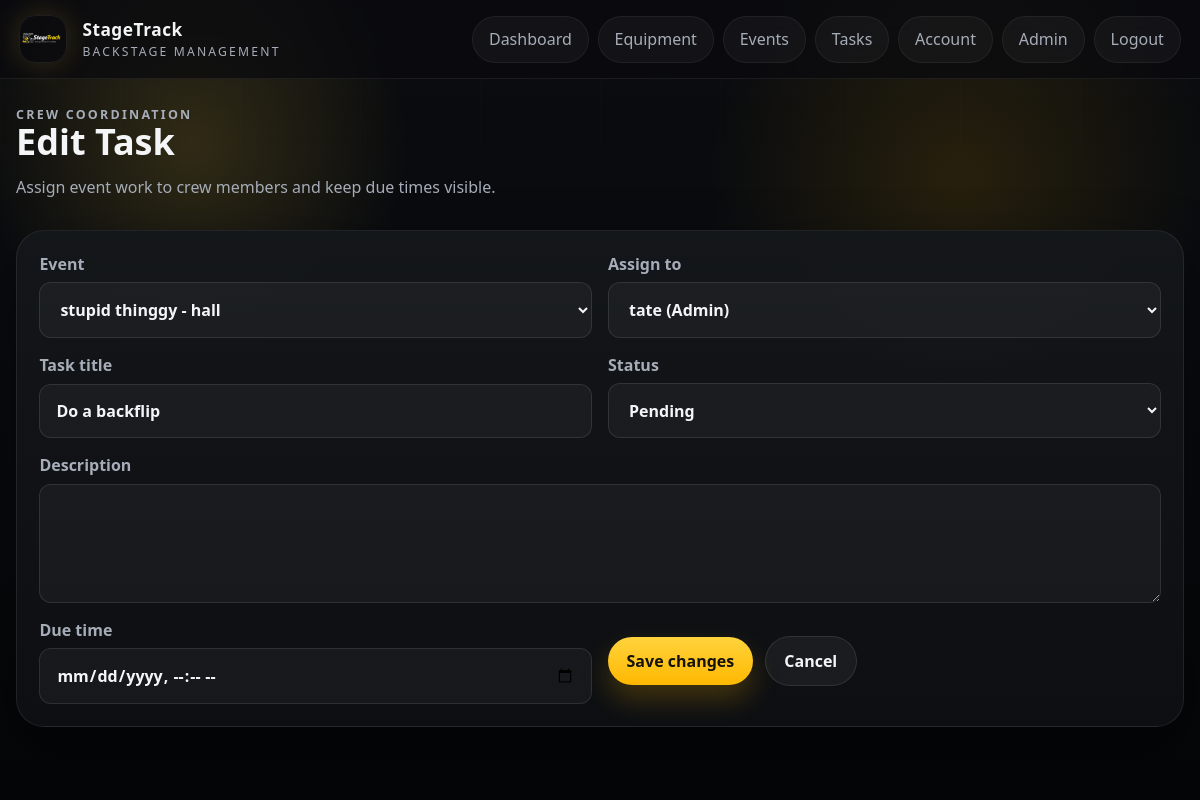
The page /tasks/1/edit (signed in) on the database its author committed.
### app/models.py (models this page shows)
class Task(db.Model):
    id = db.Column(db.Integer, primary_key=True)
    event_id = db.Column(db.Integer, db.ForeignKey("event.id"), nullable=False)
    assigned_to = db.Column(db.Integer, db.ForeignKey("user.id"), nullable=False)
    title = db.Column(db.String(120), nullable=False)
    description = db.Column(db.Text)
    status = db.Column(db.String(50), nullable=False, default="Pending")
    due_time = db.Column(db.DateTime)
    created_at = db.Column(db.DateTime, default=datetime.utcnow, nullable=False)
    event = db.relationship("Event", back_populates="tasks")
    assignee = db.relationship("User", back_populates="tasks")

class Event(db.Model):
    id = db.Column(db.Integer, primary_key=True)
    name = db.Column(db.String(120), nullable=False)
    venue = db.Column(db.String(120), nullable=False)
    description = db.Column(db.Text)
    event_date = db.Column(db.DateTime, nullable=False)
    setup_time = db.Column(db.DateTime)
    packdown_time = db.Column(db.DateTime)
    created_by = db.Column(db.Integer, db.ForeignKey("user.id"))
    tasks = db.relationship("Task", back_populates="event", lazy=True)
    checklist_items = db.relationship("ChecklistItem", back_populates="event", lazy=True)
    checkouts = db.relationship("EquipmentCheckout", back_populates="event", lazy=True)

class User(db.Model):
    id = db.Column(db.Integer, primary_key=True)
    name = db.Column(db.String(120), nullable=False)
    email = db.Column(db.String(255), unique=True, nullable=False, index=True)
    password_hash = db.Column(db.String(255), nullable=False)
    must_change_password = db.Column(db.Boolean, nullable=False, default=False)
    phone_number = db.Column(db.String(50))
    contact_details = db.Column(db.Text)
    role = db.Column(db.String(50), nullable=False, default="Viewer")
    is_active = db.Column(db.Boolean, nullable=False, default=True)
    created_at = db.Column(db.DateTime, default=datetime.utcnow, nullable=False)
    tasks = db.relationship("Task", back_populates="assignee", lazy=True)
    checkouts = db.relationship("EquipmentCheckout", back_populates="user", lazy=True)
    damage_reports = db.relationship("DamageReport", back_populates="reporter", lazy=True)
    password_reset_tokens = db.relationship("PasswordResetToken", back_populates="user", lazy=True)

### app/tasks/routes.py (the view, shortened to what this page needs)
@tasks_bp.route("/<int:task_id>/edit", methods=["GET", "POST"])
@role_required("Admin", "Teacher", "Stage Manager")
def edit(task_id):
    task = Task.query.get_or_404(task_id)
    events, users = load_task_form_choices()
    return render_template("tasks/form.html", task=task, events=events, users=users, statuses=STATUS_OPTIONS)

### app/auth/routes.py (called while the page is built)
def current_user():
    user_id = session.get("user_id")
    if not user_id:
        return None
    user = db.session.get(User, user_id)
    if user and not user.is_active:
        session.clear()
        return None
    return user

def role_required(*allowed_roles):
    def decorator(view):
        @wraps(view)
        def wrapped_view(*args, **kwargs):
            user = current_user()
            if not user:
                return redirect(url_for("auth.login"))
            if user.role not in allowed_roles:
                flash("You do not have permission to access that page.", "error")
                return redirect(url_for("dashboard"))
            return view(*args, **kwargs)
        return wrapped_view
    return decorator

@auth_bp.app_context_processor
def inject_user():
    first_user_pending = User.query.count() == 0
    return {
        "current_user": current_user(),
        "manager_roles": MANAGER_ROLES,
        "registration_open": first_user_pending,
    }

### app/tasks/routes.py (called while the page is built)
def load_task_form_choices():
    events = Event.query.order_by(Event.event_date.asc()).all()
    users = User.query.order_by(User.name.asc()).all()
    return events, users

### app/templates/tasks/form.html (shortened to what this page needs)
{% extends "base.html" %}
{% block content %}
<section class="page-header">
    <div>
        <p class="eyebrow">Crew coordination</p>
        <h1>{{ "Edit Task" if task else "Create Task" }}</h1>
        <p>Assign event work to crew members and keep due times visible.</p>
    </div>
</section>
<section class="panel">
    <form method="post" class="form-grid two-column">
        <label>
            Event
            <select name="event_id" required>
                {% for event in events %}
                    <option value="{{ event.id }}" {% if task and task.event_id == event.id %}selected{% endif %}>{{ event.name }} - {{ event.venue }}</option>
                {% endfor %}
            </select>
        </label>
        <label>
            Assign to
            <select name="assigned_to" required>
                {% for user in users %}
                    <option value="{{ user.id }}" {% if task and task.assigned_to == user.id %}selected{% endif %}>{{ user.name }} ({{ user.role }})</option>
                {% endfor %}
            </select>
        </label>
        <label>
            Task title
            <input type="text" name="title" value="{{ task.title if task else '' }}" required>
        </label>
        <label>
            Status
            <select name="status">
                {% for status in statuses %}
                    <option value="{{ status }}" {% if task and task.status == status %}selected{% elif not task and status == "Pending" %}selected{% endif %}>{{ status }}</option>
                {% endfor %}
            </select>
        </label>
        <label class="full-width">
            Description
            <textarea name="description" rows="4">{{ task.description if task else '' }}</textarea>
        </label>
        <label>
            Due time
            <input type="datetime-local" name="due_time" value="{{ task.due_time.strftime('%Y-%m-%dT%H:%M') if task and task.due_time else '' }}">
        </label>
        <div class="actions">
            <button type="submit" class="button button-primary">{{ "Save changes" if task else "Create task" }}</button>
            <a class="button button-secondary" href="{{ url_for('tasks.index') }}">Cancel</a>
        </div>
    </form>
</section>
{% endblock %}

### app/static/css/styles.css (style rules this page uses)
:root { --bg: #070809; --bg-soft: #101214; --surface: rgba(18, 20, 24, 0.92); --surface-strong: #14171b; --surface-soft: rgba(255, 255, 255, 0.04); --card: rgba(23, 26, 31, 0.88); --ink: #f4f5f7; --muted: #a6adb8; --line: rgba(255, 255, 255, 0.1); --gold: #ffd33d; --gold-strong: #ffb800; --gold-soft: rgba(255, 211, 61, 0.12); --accent: #f2ede3; --danger: #ff7d7d; --success: #69d48f; --shadow: 0 24px 60px rgba(0, 0, 0, 0.45); --shadow-soft: 0 14px 36px rgba(0, 0, 0, 0.25); --radius-xl: 28px; --radius-lg: 22px; --radius-md: 16px; --radius-sm: 12px; }
* { box-sizing: border-box; }
html { scroll-behavior: smooth; }
body { margin: 0; color: var(--ink); font-family: "Trebuchet MS", "Segoe UI", sans-serif; background: radial-gradient(circle at 16% 18%, rgba(255, 211, 61, 0.16), transparent 18%), radial-gradient(circle at 80% 22%, rgba(255, 184, 0, 0.12), transparent 22%), linear-gradient(180deg, #0a0b0d 0%, #090b0f 38%, #050607 100%); min-height: 100vh; position: relative; }
a { color: inherit; text-decoration: none; }
button, input, select, textarea { font: inherit; }
.hero, .panel, .auth-card, .stat-card, .mini-panel { background: linear-gradient(180deg, rgba(20, 23, 27, 0.95), rgba(14, 16, 19, 0.92)); border: 1px solid rgba(255, 255, 255, 0.08); border-radius: var(--radius-xl); box-shadow: var(--shadow); }
.hero-content, .hero-panel, .panel, .auth-card, .mini-panel { position: relative; z-index: 1; }
.hero-badge, .eyebrow { display: inline-flex; align-items: center; gap: 0.45rem; margin: 0; color: var(--gold); text-transform: uppercase; letter-spacing: 0.18em; font-size: 0.78rem; font-weight: 700; }
.hero-copy, .page-header p, .empty-state, .flash, label, td, th, tbody span, .support-copy { color: var(--muted); }
.panel, .auth-card, .mini-panel { padding: 1.4rem; }
.mini-panel h2, .panel h2, .page-header h1, .auth-card h1, .section-title { margin: 0; color: var(--ink); }
.page-header { display: grid; gap: 0.9rem; margin-bottom: 1rem; }
.page-header-inline, .panel-header, .filter-bar, .actions, .inline-form, .hero-actions, .auth-actions, .split-actions { display: flex; gap: 0.75rem; align-items: center; flex-wrap: wrap; }
.page-header h1 { font-size: clamp(2rem, 3vw, 3rem); line-height: 1; }
.button, .button-link { display: inline-flex; align-items: center; justify-content: center; border-radius: 999px; padding: 0.82rem 1.16rem; border: none; cursor: pointer; font-weight: 700; transition: 160ms ease; }
.button-primary { background: linear-gradient(180deg, var(--gold) 0%, var(--gold-strong) 100%); color: #15120a; box-shadow: 0 14px 28px rgba(255, 184, 0, 0.22); }
.button-secondary { background: rgba(255, 255, 255, 0.05); color: var(--ink); border: 1px solid rgba(255, 255, 255, 0.1); }
.form-grid { display: grid; gap: 1rem; }
.two-column { grid-template-columns: repeat(2, minmax(0, 1fr)); }
.full-width { grid-column: 1 / -1; }
label { display: grid; gap: 0.45rem; font-weight: 700; }
input, select, textarea { width: 100%; padding: 0.92rem 1rem; border-radius: var(--radius-sm); border: 1px solid rgba(255, 255, 255, 0.1); background: rgba(255, 255, 255, 0.04); color: var(--ink); }
select { color-scheme: dark; }
select option, select optgroup { background: #f5f1e8; color: #15171b; }
input::placeholder, textarea::placeholder { color: #7e8793; }

### rows shown on the page
Task: event_id "stupid thinggy - hall", assigned_to "tate (Admin)", title "Do a backflip", status "Pending"

### other values the page prints
{{ "Edit Task" if task else "Create Task" }} "Edit Task"
{{ "Save changes" if task else "Create task" }} "Save changes"
